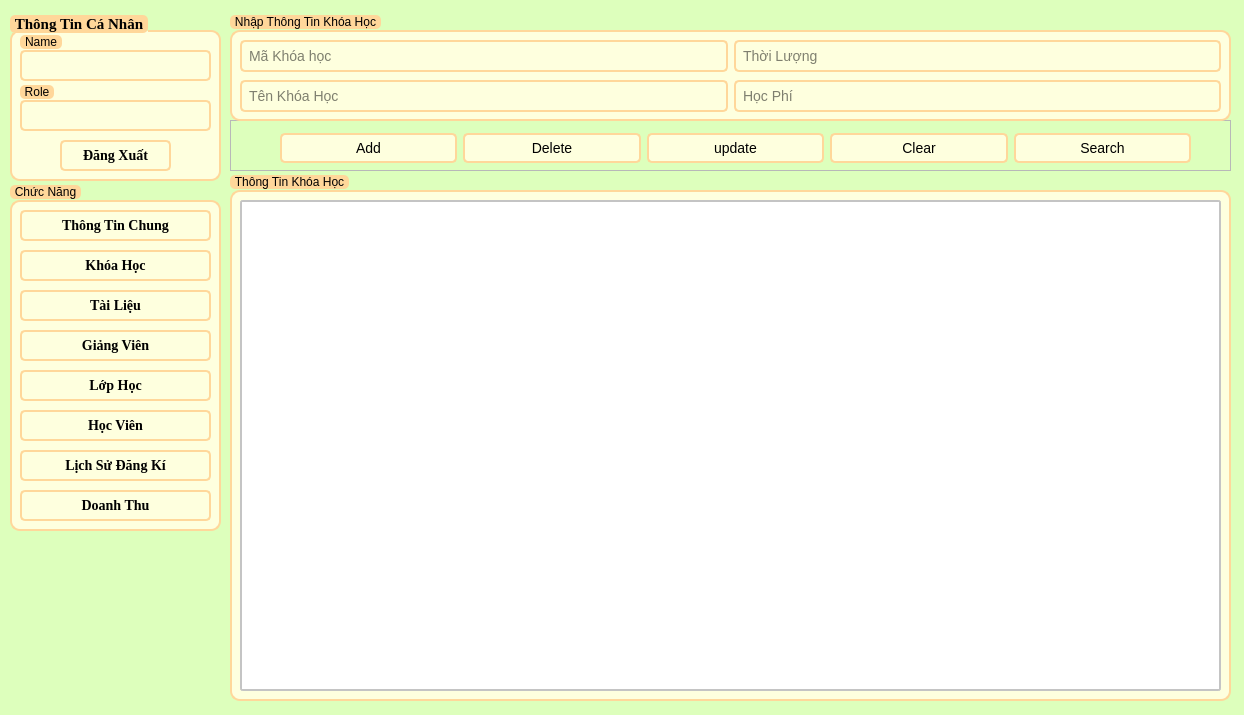
<?xml version="1.0" encoding="UTF-8"?>
<ui version="4.0">
 <class>KhoaHoc</class>
 <widget class="QWidget" name="KhoaHoc">
  <property name="geometry">
   <rect>
    <x>0</x>
    <y>0</y>
    <width>1244</width>
    <height>715</height>
   </rect>
  </property>
  <property name="windowTitle">
   <string>Quản LýKhóa Học</string>
  </property>
  <property name="styleSheet">
   <string notr="true">*{
	font: 700 11pt &quot;Times New Roman&quot;;
}
QWidget#KhoaHoc {
    background-color: #DDFFBC
}

/* LineEdit Styles */
QLineEdit {
    border: 2px solid #FFD79A;
    border-radius: 5px;
    padding: 5px;
    background-color: #FEFFDE;
    font-size: 14px;
}

QLineEdit:focus {
    border: 2px solid #0078d7;
}

/* PushButton Styles */
QPushButton {
    border: 2px solid #FFD79A;
    border-radius: 5px;
    padding: 5px 15px;
    background-color: #FEFFDE;
    color: #000000;
    font-size: 14px;
}

QPushButton:hover {
    background-color: #FFD79A;
}

QPushButton:pressed {
    background-color: #004494;
}

/* TableWidget Styles */
QTableWidget {
    border: 2px solid #c4c4c4;
    border-radius: 3px;
    font-size: 14px;
}

QHeaderView::section {
    background-color: #FFFAC0;
    color: #9DE6E8;
    padding: 5px;
    border: 1px solid #c4c4c4;
}

QTableWidget::item {
    padding: 5px;
}

QTableWidget::item:selected {
    background-color: #FFD79A;
    color: #FFFAC0;
}

QTableWidget::item:hover {
    background-color: #FFD79A;
}

/* ScrollBar Styles */
QScrollBar:vertical {
    border: none;
    background: #f0f0f0;
    width: 12px;
    margin: 15px 0 15px 0;
}

QScrollBar::handle:vertical {
    background: #c4c4c4;
    min-height: 20px;
    border-radius: 5px;
}

QScrollBar::add-line:vertical,
QScrollBar::sub-line:vertical {
    height: 0;
}

QScrollBar::add-page:vertical,
QScrollBar::sub-page:vertical {
    background: none;
}
/* GroupBox Styles */
QGroupBox {
    border: 2px solid #FFD79A;
    border-radius: 10px;
    margin-top: 20px;
    background-color: #FEFFDE;
    padding: 10px;
}

QGroupBox::title {
    subcontrol-origin: margin;
    subcontrol-position: top left;
	top: 5px;
    padding: 0 3px;
    background-color: #FFD79A;
    border-radius: 5px;
    color: #000000;
    font-size: 14pt;
    font-weight: bold;
}
</string>
  </property>
  <widget class="QFrame" name="frame_fucntion">
   <property name="geometry">
    <rect>
     <x>230</x>
     <y>120</y>
     <width>1001</width>
     <height>51</height>
    </rect>
   </property>
   <property name="frameShape">
    <enum>QFrame::StyledPanel</enum>
   </property>
   <property name="frameShadow">
    <enum>QFrame::Raised</enum>
   </property>
   <widget class="QWidget" name="layoutWidget">
    <property name="geometry">
     <rect>
      <x>50</x>
      <y>10</y>
      <width>911</width>
      <height>37</height>
     </rect>
    </property>
    <layout class="QHBoxLayout" name="horizontalLayout_3">
     <item>
      <widget class="QPushButton" name="btn_them">
       <property name="autoFillBackground">
        <bool>false</bool>
       </property>
       <property name="text">
        <string>Add</string>
       </property>
       <property name="icon">
        <iconset>
         <normaloff>../../icon/add.svg</normaloff>../../icon/add.svg</iconset>
       </property>
       <property name="iconSize">
        <size>
         <width>20</width>
         <height>16</height>
        </size>
       </property>
       <property name="shortcut">
        <string notr="true"/>
       </property>
      </widget>
     </item>
     <item>
      <widget class="QPushButton" name="btn_xoa">
       <property name="text">
        <string>Delete</string>
       </property>
       <property name="icon">
        <iconset>
         <normaloff>../../icon/delete.svg</normaloff>../../icon/delete.svg</iconset>
       </property>
       <property name="shortcut">
        <string notr="true"/>
       </property>
      </widget>
     </item>
     <item>
      <widget class="QPushButton" name="btn_capnhat">
       <property name="text">
        <string>update</string>
       </property>
       <property name="icon">
        <iconset>
         <normaloff>../../icon/update.svg</normaloff>../../icon/update.svg</iconset>
       </property>
       <property name="shortcut">
        <string notr="true"/>
       </property>
      </widget>
     </item>
     <item>
      <widget class="QPushButton" name="btn_xoathongtin">
       <property name="text">
        <string>Clear</string>
       </property>
       <property name="icon">
        <iconset>
         <normaloff>../../icon/clearall.svg</normaloff>../../icon/clearall.svg</iconset>
       </property>
       <property name="shortcut">
        <string notr="true"/>
       </property>
      </widget>
     </item>
     <item>
      <widget class="QPushButton" name="btn_tim">
       <property name="text">
        <string>Search</string>
       </property>
       <property name="icon">
        <iconset>
         <normaloff>../../icon/search.svg</normaloff>../../icon/search.svg</iconset>
       </property>
       <property name="shortcut">
        <string notr="true"/>
       </property>
      </widget>
     </item>
    </layout>
   </widget>
  </widget>
  <widget class="QGroupBox" name="groupBox">
   <property name="geometry">
    <rect>
     <x>230</x>
     <y>10</y>
     <width>1001</width>
     <height>111</height>
    </rect>
   </property>
   <property name="title">
    <string>Nhập Thông Tin Khóa Học</string>
   </property>
   <widget class="QWidget" name="layoutWidget">
    <property name="geometry">
     <rect>
      <x>10</x>
      <y>70</y>
      <width>981</width>
      <height>33</height>
     </rect>
    </property>
    <layout class="QHBoxLayout" name="horizontalLayout_2">
     <item>
      <widget class="QLineEdit" name="tenkhoahoc">
       <property name="placeholderText">
        <string>Tên Khóa Học</string>
       </property>
      </widget>
     </item>
     <item>
      <widget class="QLineEdit" name="hocphi">
       <property name="placeholderText">
        <string>Học Phí</string>
       </property>
      </widget>
     </item>
    </layout>
   </widget>
   <widget class="QWidget" name="layoutWidget">
    <property name="geometry">
     <rect>
      <x>10</x>
      <y>30</y>
      <width>981</width>
      <height>33</height>
     </rect>
    </property>
    <layout class="QHBoxLayout" name="horizontalLayout">
     <item>
      <widget class="QLineEdit" name="makhoahoc">
       <property name="placeholderText">
        <string>Mã Khóa học</string>
       </property>
      </widget>
     </item>
     <item>
      <widget class="QLineEdit" name="thoiluong">
       <property name="placeholderText">
        <string>Thời Lượng</string>
       </property>
      </widget>
     </item>
    </layout>
   </widget>
  </widget>
  <widget class="QGroupBox" name="groupBox_5">
   <property name="geometry">
    <rect>
     <x>10</x>
     <y>180</y>
     <width>211</width>
     <height>351</height>
    </rect>
   </property>
   <property name="title">
    <string>Chức Năng</string>
   </property>
   <widget class="QPushButton" name="btn_doanhthu">
    <property name="geometry">
     <rect>
      <x>10</x>
      <y>310</y>
      <width>191</width>
      <height>31</height>
     </rect>
    </property>
    <property name="font">
     <font>
      <family>Times New Roman</family>
      <pointsize>-1</pointsize>
      <italic>false</italic>
      <bold>true</bold>
      <underline>false</underline>
      <strikeout>false</strikeout>
     </font>
    </property>
    <property name="text">
     <string>Doanh Thu</string>
    </property>
   </widget>
   <widget class="QPushButton" name="btn_lichsudangki">
    <property name="geometry">
     <rect>
      <x>10</x>
      <y>270</y>
      <width>191</width>
      <height>31</height>
     </rect>
    </property>
    <property name="font">
     <font>
      <family>Times New Roman</family>
      <pointsize>-1</pointsize>
      <italic>false</italic>
      <bold>true</bold>
      <underline>false</underline>
      <strikeout>false</strikeout>
     </font>
    </property>
    <property name="text">
     <string>Lịch Sử Đăng Kí</string>
    </property>
   </widget>
   <widget class="QPushButton" name="btn_tailieu">
    <property name="enabled">
     <bool>true</bool>
    </property>
    <property name="geometry">
     <rect>
      <x>10</x>
      <y>110</y>
      <width>191</width>
      <height>31</height>
     </rect>
    </property>
    <property name="font">
     <font>
      <family>Times New Roman</family>
      <pointsize>-1</pointsize>
      <italic>false</italic>
      <bold>true</bold>
      <underline>false</underline>
      <strikeout>false</strikeout>
     </font>
    </property>
    <property name="text">
     <string>Tài Liệu</string>
    </property>
   </widget>
   <widget class="QPushButton" name="btn_hocvien">
    <property name="geometry">
     <rect>
      <x>10</x>
      <y>230</y>
      <width>191</width>
      <height>31</height>
     </rect>
    </property>
    <property name="font">
     <font>
      <family>Times New Roman</family>
      <pointsize>-1</pointsize>
      <italic>false</italic>
      <bold>true</bold>
      <underline>false</underline>
      <strikeout>false</strikeout>
     </font>
    </property>
    <property name="text">
     <string>Học Viên</string>
    </property>
   </widget>
   <widget class="QPushButton" name="btn_lophoc">
    <property name="geometry">
     <rect>
      <x>10</x>
      <y>190</y>
      <width>191</width>
      <height>31</height>
     </rect>
    </property>
    <property name="font">
     <font>
      <family>Times New Roman</family>
      <pointsize>-1</pointsize>
      <italic>false</italic>
      <bold>true</bold>
      <underline>false</underline>
      <strikeout>false</strikeout>
     </font>
    </property>
    <property name="text">
     <string>Lớp Học</string>
    </property>
   </widget>
   <widget class="QPushButton" name="btn_giangvien">
    <property name="geometry">
     <rect>
      <x>10</x>
      <y>150</y>
      <width>191</width>
      <height>31</height>
     </rect>
    </property>
    <property name="font">
     <font>
      <family>Times New Roman</family>
      <pointsize>-1</pointsize>
      <italic>false</italic>
      <bold>true</bold>
      <underline>false</underline>
      <strikeout>false</strikeout>
     </font>
    </property>
    <property name="text">
     <string>Giảng Viên</string>
    </property>
   </widget>
   <widget class="QPushButton" name="btn_thongtinchung">
    <property name="enabled">
     <bool>true</bool>
    </property>
    <property name="geometry">
     <rect>
      <x>10</x>
      <y>30</y>
      <width>191</width>
      <height>31</height>
     </rect>
    </property>
    <property name="font">
     <font>
      <family>Times New Roman</family>
      <pointsize>-1</pointsize>
      <italic>false</italic>
      <bold>true</bold>
      <underline>false</underline>
      <strikeout>false</strikeout>
     </font>
    </property>
    <property name="text">
     <string>Thông Tin Chung</string>
    </property>
   </widget>
   <widget class="QPushButton" name="btn_khoahoc">
    <property name="enabled">
     <bool>false</bool>
    </property>
    <property name="geometry">
     <rect>
      <x>10</x>
      <y>70</y>
      <width>191</width>
      <height>31</height>
     </rect>
    </property>
    <property name="font">
     <font>
      <family>Times New Roman</family>
      <pointsize>-1</pointsize>
      <italic>false</italic>
      <bold>true</bold>
      <underline>false</underline>
      <strikeout>false</strikeout>
     </font>
    </property>
    <property name="text">
     <string>Khóa Học</string>
    </property>
   </widget>
  </widget>
  <widget class="QGroupBox" name="groupBox_2">
   <property name="enabled">
    <bool>true</bool>
   </property>
   <property name="geometry">
    <rect>
     <x>10</x>
     <y>10</y>
     <width>211</width>
     <height>171</height>
    </rect>
   </property>
   <property name="font">
    <font>
     <family>Times New Roman</family>
     <pointsize>11</pointsize>
     <italic>false</italic>
     <bold>true</bold>
    </font>
   </property>
   <property name="title">
    <string>Thông Tin Cá Nhân</string>
   </property>
   <widget class="QPushButton" name="btn_dangxuat">
    <property name="geometry">
     <rect>
      <x>50</x>
      <y>130</y>
      <width>111</width>
      <height>31</height>
     </rect>
    </property>
    <property name="font">
     <font>
      <family>Times New Roman</family>
      <pointsize>-1</pointsize>
      <italic>false</italic>
      <bold>true</bold>
      <underline>false</underline>
      <strikeout>false</strikeout>
     </font>
    </property>
    <property name="styleSheet">
     <string notr="true"/>
    </property>
    <property name="text">
     <string>Đăng Xuất</string>
    </property>
   </widget>
   <widget class="QGroupBox" name="groupBox_3">
    <property name="geometry">
     <rect>
      <x>10</x>
      <y>70</y>
      <width>191</width>
      <height>51</height>
     </rect>
    </property>
    <property name="title">
     <string>Role</string>
    </property>
    <widget class="QLineEdit" name="infor_role">
     <property name="enabled">
      <bool>false</bool>
     </property>
     <property name="geometry">
      <rect>
       <x>0</x>
       <y>20</y>
       <width>191</width>
       <height>31</height>
      </rect>
     </property>
    </widget>
   </widget>
   <widget class="QGroupBox" name="groupBox_4">
    <property name="geometry">
     <rect>
      <x>10</x>
      <y>20</y>
      <width>191</width>
      <height>51</height>
     </rect>
    </property>
    <property name="layoutDirection">
     <enum>Qt::LeftToRight</enum>
    </property>
    <property name="autoFillBackground">
     <bool>false</bool>
    </property>
    <property name="title">
     <string>Name</string>
    </property>
    <widget class="QLineEdit" name="infor_username">
     <property name="enabled">
      <bool>false</bool>
     </property>
     <property name="geometry">
      <rect>
       <x>0</x>
       <y>20</y>
       <width>191</width>
       <height>31</height>
      </rect>
     </property>
    </widget>
   </widget>
  </widget>
  <widget class="QGroupBox" name="groupBox_6">
   <property name="geometry">
    <rect>
     <x>230</x>
     <y>170</y>
     <width>1001</width>
     <height>531</height>
    </rect>
   </property>
   <property name="title">
    <string>Thông Tin Khóa Học</string>
   </property>
   <widget class="QTableWidget" name="result_table">
    <property name="enabled">
     <bool>true</bool>
    </property>
    <property name="geometry">
     <rect>
      <x>10</x>
      <y>30</y>
      <width>981</width>
      <height>491</height>
     </rect>
    </property>
   </widget>
  </widget>
 </widget>
 <resources/>
 <connections/>
</ui>
